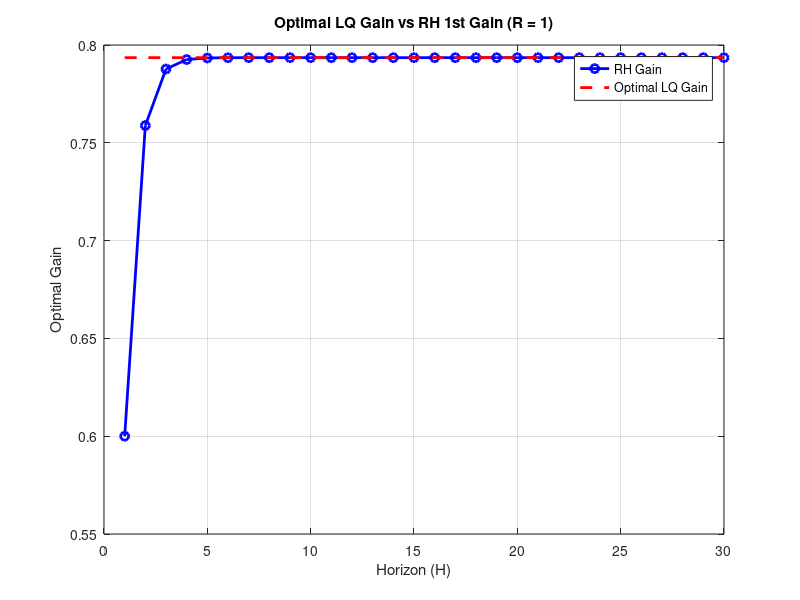
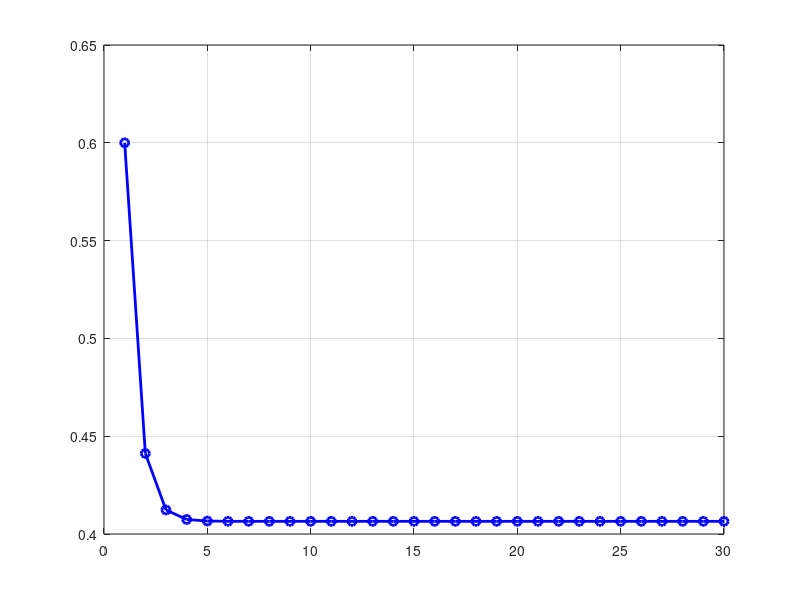

Here is the MATLAB script that generated these plots, in order: (Note: this script raises an error after producing the figures.)
clear , clc, close all;

%% Exercise 1 - (1st Plant) - R = 1

% Define system matrices
A = 1.2;
B = 1;
C = 1;

% Define weight matrices
Q = transpose(C) * C;
R = 1;

% Compute optimal LQ gain using dlqr
[K_LQ, S, ~] = dlqr(A, B, Q, R);

eigenvalues = eig(A - B*K_LQ);

%% Exercise 2 - (1st Plant) - R = 1

% Initialize horizon H values
H_values = 1:30;

% Initialize arrays to store optimal RH gains
K_RH_values = zeros(size(H_values));
RH_eigenvalues = zeros(size(H_values));

% Compute optimal RH gain for each horizon value
for i = 1:length(H_values)
    H = H_values(i);
    
    % Compute matrices W and Pi
    W = zeros(H);
    Pi = zeros(1, H);
    for j = 1:H
        for k = 1:j
            W(j, k) = C * A^(j-k) * B;
        end
        Pi(j) = C * A^(j);
    end

    % Compute optimal RH gain
    M = W' * W + R * eye(H);
    K_RH = inv(M) * W' * Pi';
    K_RH_values(i) = K_RH(1);
    RH_eigenvalues(i) = eig(A - B*K_RH(1));
end

% Plot optimal RH gain as a function of H
figure;
plot(H_values, K_RH_values, 'b-o', 'LineWidth', 2);
hold on;
grid on;
optimal_LQ_gain = repmat(K_LQ, size(H_values));
plot(H_values, optimal_LQ_gain, 'r--', 'LineWidth', 2);
xlabel('Horizon (H)');
ylabel('Optimal Gain');
legend('RH Gain', 'Optimal LQ Gain');
title('Optimal LQ Gain vs RH 1st Gain (R = 1)');

%% Exercise 3 - (1st Plant) - R = 1

figure;
plot(H_values, RH_eigenvalues, 'b-o', 'LineWidth', 2);
hold on;
grid on;
yline(1, 'r--', 'LineWidth', 2);
xlabel('Horizon (H)');
ylabel('Eigenvalues');
title('Closed-Loop eigenvalues (R = 1)');

figure;
zplane([], RH_eigenvalues'), grid on

%% Exercise 1 - (1st Plant) - R = 10

% Define system matrices
A = 1.2;
B = 1;
C = 1;

% Define weight matrices
Q = transpose(C) * C;
R = 10;

% Compute optimal LQ gain using dlqr
[K_LQ, S, ~] = dlqr(A, B, Q, R);

eigenvalues = eig(A - B*K_LQ);

%% Exercise 2 - (1st Plant) - R = 10

% Initialize horizon H values
H_values = 1:30;

% Initialize arrays to store optimal RH gains
K_RH_values = zeros(size(H_values));
RH_eigenvalues = zeros(size(H_values));

% Compute optimal RH gain for each horizon value
for i = 1:length(H_values)
    H = H_values(i);
    
    % Compute matrices W and Pi
    W = zeros(H);
    Pi = zeros(1, H);
    for j = 1:H
        for k = 1:j
            W(j, k) = C * A^(j-k) * B;
        end
        Pi(j) = C * A^(j);
    end

    % Compute optimal RH gain
    M = W' * W + R * eye(H);
    K_RH = inv(M) * W' * Pi';
    K_RH_values(i) = K_RH(1);
    RH_eigenvalues(i) = eig(A - B*K_RH(1));
end

% Plot optimal RH gain as a function of H
figure;
plot(H_values, K_RH_values, 'b-o', 'LineWidth', 2);
hold on;
grid on;
optimal_LQ_gain = repmat(K_LQ, size(H_values));
plot(H_values, optimal_LQ_gain, 'r--', 'LineWidth', 2);
xlabel('Horizon (H)');
ylabel('Optimal Gain');
legend('RH Gain', 'Optimal LQ Gain');
title('Optimal LQ Gain vs RH 1st Gain (R = 10)');

%% Exercise 3 - (1st Plant) - R = 10

figure;
plot(H_values, RH_eigenvalues, 'b-o', 'LineWidth', 2);
hold on;
grid on;
yline(1, 'r--', 'LineWidth', 2);
xlabel('Horizon (H)');
ylabel('Eigenvalues');
title('Closed-Loop eigenvalues (R = 10)');

figure;
zplane([], RH_eigenvalues'), grid on

%% Exercise 1 - (1st Plant) - R = 100

% Define system matrices
A = 1.2;
B = 1;
C = 1;

% Define weight matrices
Q = transpose(C) * C;
R = 100;

% Compute optimal LQ gain using dlqr
[K_LQ, S, ~] = dlqr(A, B, Q, R);

eigenvalues = eig(A - B*K_LQ);

%% Exercise 2 - (1st Plant) - R = 100

% Initialize horizon H values
H_values = 1:30;

% Initialize arrays to store optimal RH gains
K_RH_values = zeros(size(H_values));
RH_eigenvalues = zeros(size(H_values));

% Compute optimal RH gain for each horizon value
for i = 1:length(H_values)
    H = H_values(i);
    
    % Compute matrices W and Pi
    W = zeros(H);
    Pi = zeros(1, H);
    for j = 1:H
        for k = 1:j
            W(j, k) = C * A^(j-k) * B;
        end
        Pi(j) = C * A^(j);
    end

    % Compute optimal RH gain
    M = W' * W + R * eye(H);
    K_RH = inv(M) * W' * Pi';
    K_RH_values(i) = K_RH(1);
    RH_eigenvalues(i) = eig(A - B*K_RH(1));
end

% Plot optimal RH gain as a function of H
figure;
plot(H_values, K_RH_values, 'b-o', 'LineWidth', 2);
hold on;
grid on;
optimal_LQ_gain = repmat(K_LQ, size(H_values));
plot(H_values, optimal_LQ_gain, 'r--', 'LineWidth', 2);
xlabel('Horizon (H)');
ylabel('Optimal Gain');
legend('RH Gain', 'Optimal LQ Gain');
title('Optimal LQ Gain vs RH 1st Gain (R = 100)');

%% Exercise 3 - (1st Plant) - R = 100

figure;
plot(H_values, RH_eigenvalues, 'b-o', 'LineWidth', 2);
hold on;
grid on;
yline(1, 'r--', 'LineWidth', 2);
xlabel('Horizon (H)');
ylabel('Eigenvalues');
title('Closed-Loop eigenvalues (R = 100)');

figure;
zplane([], RH_eigenvalues'), grid on

